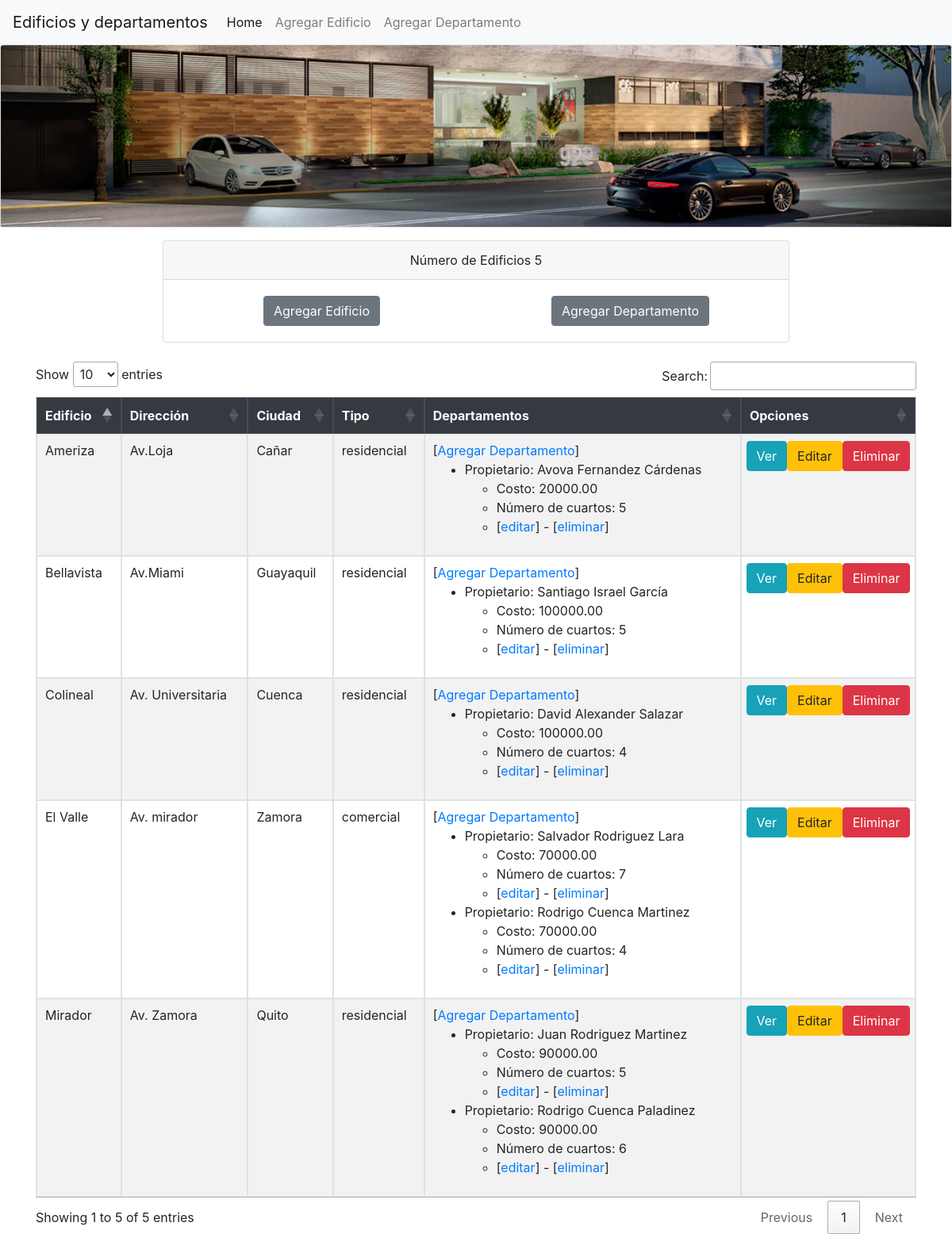
Before: / with the older database file.
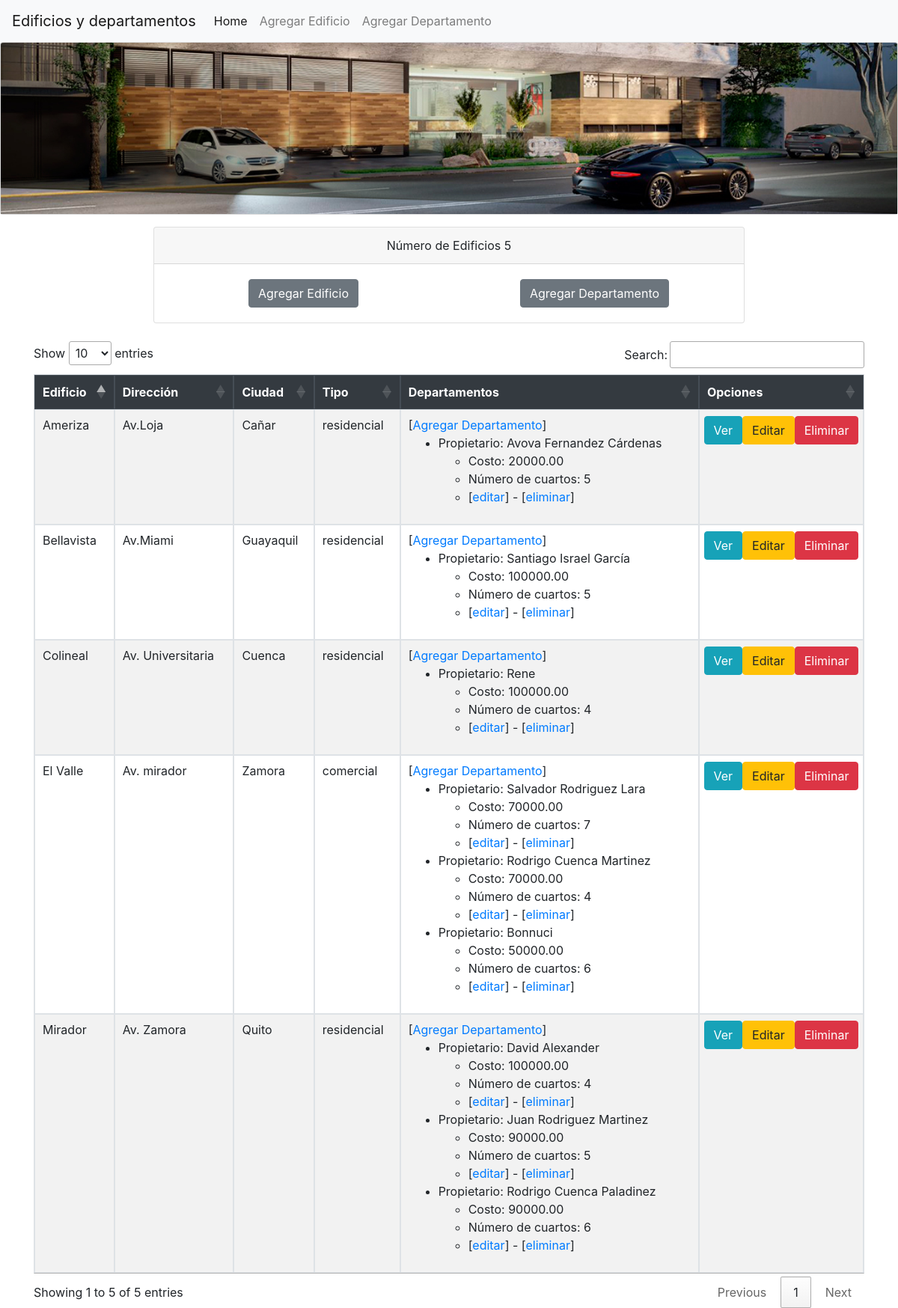
After: the same page with the newer database file.
### administrativo/models.py (models this page shows, shortened)
class Edificio(models.Model):
    class Meta:
        verbose_name_plural = "Edificios"
    opciones_tipo = (
    ('residencial','Residencial'),
    ('comercial','Comercial'),
    )
    nombre = models.CharField(max_length=600)
    direccion = models.CharField(max_length=60)
    ciudad = models.CharField(max_length=40, unique=True)
    tipo = models.CharField(max_length=30, \
            choices= opciones_tipo)

class Departamento(models.Model):
    propietario = models.CharField(max_length=100)
    costo = models.DecimalField(max_digits=100, decimal_places=2)
    numCuartos = models.IntegerField("numero de cuartos")
    edificio = models.ForeignKey(Edificio, on_delete=models.CASCADE,
            related_name="departamentos")

### administrativo/views.py (the view)
# urls.py: path('', views.index, name='index'),
def index(request):
    edificios = Edificio.objects.all()
    informacion_template = {'edificios': edificios, 'numEdificios': len(edificios)}
    return render(request, 'index.html', informacion_template)

### administrativo/templates/index.html (shortened to what this page needs)
{% extends "master.html" %}
{% block content %}
<div class="row justify-content-around">
  <div class="col-8">
    <div class="card text-center">
      <div class="card-header">
        Número de Edificios {{ numEdificios }}
      </div>
      <div class="card-body">
        <div class="row justify-content-around">
          <div class="col-4">
            <a href="{% url 'agregarEdificio' %}" class="btn btn-secondary" role="button" aria-pressed="true">Agregar
              Edificio</a>
          </div>
          <div class="col-4">
            <a href="{% url 'agregarDepartamento' %}" class="btn btn-secondary" role="button"
              aria-pressed="true">Agregar Departamento</a>
          </div>
        </div>
      </div>
    </div>
  </div>
</div><br>
<div class="container">
  <table id="tabla_datos" class="table table-striped table-bordered">
    <thead class="thead-dark">
      <tr>
        <th>Edificio</th>
        <th>Dirección</th>
        <th>Ciudad</th>
        <th>Tipo</th>
        <th>Departamentos</th>
        <th>Opciones</th>
      </tr>
    </thead>
    {% for e in edificios %}
    <tr>
      <td> {{e.nombre}}</td>
      <td> {{e.direccion}}</td>
      <td> {{e.ciudad}}</td>
      <td> {{e.tipo}}</td>
      <td>
        <span>[<a
          href="{% url 'agregarDepartamentoEdificio' e.id %}">Agregar Departamento</a>]</span>
        <ul>
          {% for d in e.departamentos.all %}
            <li>Propietario: {{d.propietario}}</li>
            <ul>
              <li>Costo: {{d.costo}}</li>
              <li>Número de cuartos: {{d.numCuartos}}</li>
              <li>[<a
                href="{% url 'editarDepartamento' d.id %}">editar</a>] - [<a
                href="{% url 'eliminarDepartamento' d.id %}"
                onclick="return confirm('¿Está seguro de la eliminación?')">eliminar</a>]</span></li>
            </ul>
            {% endfor %}
        </ul>
      </td>
      <td>
        <div class="row justify-content-center ">
          <a href="{% url 'obtenerEdificio' e.id %}" class="btn btn-info" role="button" aria-pressed="true">Ver</a><br>
          <a href="{% url 'editarEdificio' e.id %}" class="btn btn-warning" role="button" aria-pressed="true">Editar</a>
          <a href="{% url 'eliminarEdificio' e.id %}" class="btn btn-danger" role="button" aria-pressed="true"
            onclick="return confirm('¿Está seguro de la eliminación?')">Eliminar</a>
        </div>
      </td>
    </tr>
    {% endfor %}
  </table>
</div>
{% endblock %}

### administrativo/templates/master.html (shortened to what this page needs)
<!DOCTYPE html>
<html>
<head>
  {% load static %}
  <link rel="stylesheet" href="https://cdn.jsdelivr.net/npm/bootstrap@4.5.3/dist/css/bootstrap.min.css"
>
  <link rel="stylesheet" type="text/css" href="https://cdn.datatables.net/1.10.25/css/jquery.dataTables.min.css">
</head>
<body>
  <header>
    <nav class="navbar navbar-expand-lg navbar-light bg-light">
      <a class="navbar-brand" href="#">Edificios y departamentos</a>
      <div class="collapse navbar-collapse" id="navbarNavDropdown">
        <ul class="navbar-nav">
          <li class="nav-item active">
            <a class="nav-link" href="{% url 'index' %}">Home <span class="sr-only">(current)</span></a>
          </li>
          <li class="nav-item">
            <a class="nav-link" href="{% url 'agregarEdificio' %}">Agregar Edificio</a>
          </li>
          <li class="nav-item">
            <a class="nav-link" href="{% url 'agregarDepartamento' %}">Agregar Departamento</a>
          </li>
        </ul>
      </div>
    </nav>
    <div class="card mb-3">
      <img src="{% static 'images/banner.jpg' %}" class="card-img-top" alt="...">
    </div>
  </header>
  <section>
    {% block content %}{% endblock %}
  </section>
</body>
</html>

Changed rows visible on the page:
changed Edificio "Colineal": loses Departamento (propietario "David Alexander Salazar", costo "100000.00", numCuartos "4")
added Departamento: propietario "Rene", costo "100000.00", numCuartos "4", shown under Edificio "Colineal"
changed Edificio "Mirador": gains Departamento (propietario "David Alexander", costo "100000.00", numCuartos "4")
added Departamento: propietario "Bonnuci", costo "50000.00", numCuartos "6", shown under Edificio "El Valle"
